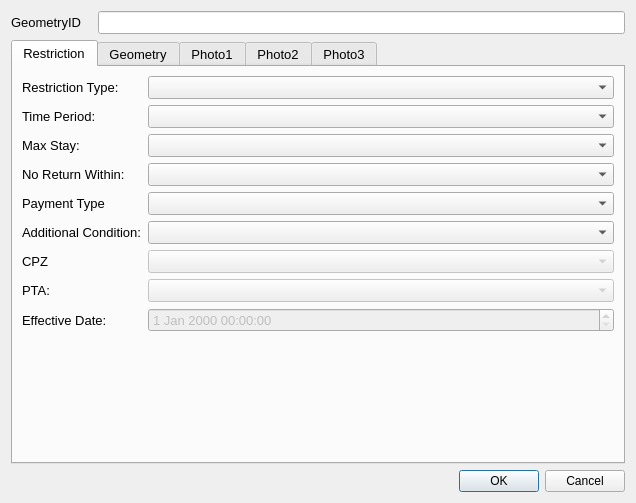
<?xml version="1.0" encoding="UTF-8"?>
<ui version="4.0">
 <class>restrictionDialog</class>
 <widget class="QDialog" name="restrictionDialog">
  <property name="geometry">
   <rect>
    <x>0</x>
    <y>0</y>
    <width>636</width>
    <height>503</height>
   </rect>
  </property>
  <property name="sizePolicy">
   <sizepolicy hsizetype="Fixed" vsizetype="Fixed">
    <horstretch>0</horstretch>
    <verstretch>0</verstretch>
   </sizepolicy>
  </property>
  <property name="minimumSize">
   <size>
    <width>0</width>
    <height>0</height>
   </size>
  </property>
  <property name="maximumSize">
   <size>
    <width>750</width>
    <height>550</height>
   </size>
  </property>
  <property name="font">
   <font>
    <family>Arial</family>
   </font>
  </property>
  <property name="windowTitle">
   <string>Dialog</string>
  </property>
  <property name="sizeGripEnabled">
   <bool>false</bool>
  </property>
  <layout class="QGridLayout" name="gridLayout_8">
   <item row="0" column="0">
    <layout class="QGridLayout" name="gridLayout">
     <item row="0" column="0">
      <widget class="QLabel" name="label">
       <property name="minimumSize">
        <size>
         <width>81</width>
         <height>16</height>
        </size>
       </property>
       <property name="font">
        <font>
         <pointsize>10</pointsize>
        </font>
       </property>
       <property name="text">
        <string>GeometryID</string>
       </property>
      </widget>
     </item>
     <item row="0" column="1">
      <widget class="QLineEdit" name="GeometryID">
       <property name="font">
        <font>
         <pointsize>10</pointsize>
        </font>
       </property>
       <property name="inputMask">
        <string/>
       </property>
       <property name="readOnly">
        <bool>true</bool>
       </property>
       <property name="placeholderText">
        <string/>
       </property>
      </widget>
     </item>
    </layout>
   </item>
   <item row="1" column="0">
    <layout class="QGridLayout" name="gridLayout_3">
     <item row="0" column="0">
      <widget class="QTabWidget" name="tabWidget">
       <property name="minimumSize">
        <size>
         <width>0</width>
         <height>0</height>
        </size>
       </property>
       <property name="font">
        <font>
         <pointsize>10</pointsize>
        </font>
       </property>
       <property name="cursor">
        <cursorShape>IBeamCursor</cursorShape>
       </property>
       <property name="mouseTracking">
        <bool>true</bool>
       </property>
       <property name="acceptDrops">
        <bool>true</bool>
       </property>
       <property name="currentIndex">
        <number>0</number>
       </property>
       <widget class="QWidget" name="restrictionTab">
        <property name="focusPolicy">
         <enum>Qt::NoFocus</enum>
        </property>
        <attribute name="title">
         <string>Restriction</string>
        </attribute>
        <layout class="QFormLayout" name="formLayout">
         <item row="0" column="0">
          <widget class="QLabel" name="lbl_RestrictionType">
           <property name="minimumSize">
            <size>
             <width>90</width>
             <height>16</height>
            </size>
           </property>
           <property name="font">
            <font>
             <pointsize>10</pointsize>
            </font>
           </property>
           <property name="text">
            <string>Restriction Type:</string>
           </property>
          </widget>
         </item>
         <item row="0" column="1">
          <widget class="QComboBox" name="RestrictionTypeID">
           <property name="currentIndex">
            <number>-1</number>
           </property>
          </widget>
         </item>
         <item row="1" column="0">
          <widget class="QLabel" name="lbl_TimePeriod">
           <property name="minimumSize">
            <size>
             <width>90</width>
             <height>16</height>
            </size>
           </property>
           <property name="font">
            <font>
             <pointsize>10</pointsize>
            </font>
           </property>
           <property name="text">
            <string>Time Period:</string>
           </property>
          </widget>
         </item>
         <item row="1" column="1">
          <widget class="QComboBox" name="TimePeriodID"/>
         </item>
         <item row="2" column="0">
          <widget class="QLabel" name="lbl_MaxStay">
           <property name="minimumSize">
            <size>
             <width>90</width>
             <height>16</height>
            </size>
           </property>
           <property name="font">
            <font>
             <pointsize>10</pointsize>
            </font>
           </property>
           <property name="text">
            <string>Max Stay:</string>
           </property>
          </widget>
         </item>
         <item row="2" column="1">
          <widget class="QComboBox" name="MaxStayID"/>
         </item>
         <item row="3" column="0">
          <widget class="QLabel" name="lbl_NoReturn">
           <property name="minimumSize">
            <size>
             <width>90</width>
             <height>16</height>
            </size>
           </property>
           <property name="font">
            <font>
             <pointsize>10</pointsize>
            </font>
           </property>
           <property name="text">
            <string>No Return Within:</string>
           </property>
          </widget>
         </item>
         <item row="3" column="1">
          <widget class="QComboBox" name="NoReturnID"/>
         </item>
         <item row="4" column="0">
          <widget class="QLabel" name="lbl_PaymentType">
           <property name="minimumSize">
            <size>
             <width>90</width>
             <height>16</height>
            </size>
           </property>
           <property name="font">
            <font>
             <pointsize>10</pointsize>
            </font>
           </property>
           <property name="text">
            <string>Payment Type</string>
           </property>
          </widget>
         </item>
         <item row="4" column="1">
          <widget class="QComboBox" name="PayTypeID">
           <property name="currentIndex">
            <number>-1</number>
           </property>
          </widget>
         </item>
         <item row="7" column="1">
          <widget class="QComboBox" name="ParkingTariffArea">
           <property name="enabled">
            <bool>false</bool>
           </property>
           <property name="editable">
            <bool>false</bool>
           </property>
          </widget>
         </item>
         <item row="5" column="1">
          <widget class="QComboBox" name="AdditionalConditionID">
           <property name="currentIndex">
            <number>-1</number>
           </property>
          </widget>
         </item>
         <item row="5" column="0">
          <widget class="QLabel" name="lbl_PaymentType_2">
           <property name="minimumSize">
            <size>
             <width>90</width>
             <height>16</height>
            </size>
           </property>
           <property name="font">
            <font>
             <pointsize>10</pointsize>
            </font>
           </property>
           <property name="text">
            <string>Additional Condition:</string>
           </property>
          </widget>
         </item>
         <item row="7" column="0">
          <widget class="QLabel" name="label_7">
           <property name="text">
            <string>PTA:</string>
           </property>
          </widget>
         </item>
         <item row="11" column="0">
          <widget class="QLabel" name="lbl_OpenDate">
           <property name="text">
            <string>Effective Date:</string>
           </property>
          </widget>
         </item>
         <item row="6" column="0">
          <widget class="QLabel" name="lbl_CPZ">
           <property name="text">
            <string>CPZ</string>
           </property>
          </widget>
         </item>
         <item row="6" column="1">
          <widget class="QComboBox" name="CPZ">
           <property name="enabled">
            <bool>false</bool>
           </property>
          </widget>
         </item>
         <item row="11" column="1">
          <widget class="QgsDateTimeEdit" name="OpenDate">
           <property name="enabled">
            <bool>false</bool>
           </property>
          </widget>
         </item>
        </layout>
       </widget>
       <widget class="QWidget" name="geometryTab">
        <attribute name="title">
         <string>Geometry</string>
        </attribute>
        <layout class="QGridLayout" name="gridLayout_2">
         <item row="0" column="0">
          <widget class="QLabel" name="label_5">
           <property name="font">
            <font>
             <pointsize>10</pointsize>
            </font>
           </property>
           <property name="text">
            <string>Length (m):</string>
           </property>
          </widget>
         </item>
         <item row="5" column="1">
          <widget class="QLineEdit" name="NrBays">
           <property name="text">
            <string/>
           </property>
          </widget>
         </item>
         <item row="6" column="0">
          <widget class="QLabel" name="label_4">
           <property name="text">
            <string>Last Update Date:</string>
           </property>
          </widget>
         </item>
         <item row="6" column="1" colspan="3">
          <widget class="QDateTimeEdit" name="LastUpdateDateTime">
           <property name="readOnly">
            <bool>true</bool>
           </property>
          </widget>
         </item>
         <item row="7" column="0">
          <widget class="QLabel" name="label_6">
           <property name="text">
            <string>Last Changed By:</string>
           </property>
          </widget>
         </item>
         <item row="7" column="1" colspan="2">
          <widget class="QLineEdit" name="LastUpdatePerson">
           <property name="readOnly">
            <bool>true</bool>
           </property>
          </widget>
         </item>
         <item row="0" column="1" colspan="3">
          <widget class="QLineEdit" name="RestrictionLength">
           <property name="font">
            <font>
             <pointsize>10</pointsize>
            </font>
           </property>
           <property name="readOnly">
            <bool>true</bool>
           </property>
          </widget>
         </item>
         <item row="1" column="0">
          <widget class="QLabel" name="lbl_RoadName">
           <property name="minimumSize">
            <size>
             <width>90</width>
             <height>16</height>
            </size>
           </property>
           <property name="font">
            <font>
             <pointsize>10</pointsize>
            </font>
           </property>
           <property name="text">
            <string>Road Name:</string>
           </property>
          </widget>
         </item>
         <item row="1" column="1" colspan="4">
          <widget class="QLineEdit" name="RoadName"/>
         </item>
         <item row="2" column="0">
          <widget class="QLabel" name="lbl_USRN">
           <property name="minimumSize">
            <size>
             <width>90</width>
             <height>16</height>
            </size>
           </property>
           <property name="font">
            <font>
             <pointsize>10</pointsize>
            </font>
           </property>
           <property name="text">
            <string>USRN:</string>
           </property>
          </widget>
         </item>
         <item row="2" column="1" colspan="4">
          <widget class="QLineEdit" name="USRN"/>
         </item>
         <item row="3" column="0">
          <widget class="QLabel" name="lbl_GeometryType">
           <property name="minimumSize">
            <size>
             <width>90</width>
             <height>16</height>
            </size>
           </property>
           <property name="font">
            <font>
             <pointsize>10</pointsize>
            </font>
           </property>
           <property name="text">
            <string>Geometry Type</string>
           </property>
          </widget>
         </item>
         <item row="3" column="1" colspan="4">
          <widget class="QComboBox" name="GeomShapeID">
           <property name="editable">
            <bool>false</bool>
           </property>
           <property name="currentIndex">
            <number>-1</number>
           </property>
          </widget>
         </item>
         <item row="4" column="0">
          <widget class="QLabel" name="lbl_Orientation">
           <property name="minimumSize">
            <size>
             <width>90</width>
             <height>16</height>
            </size>
           </property>
           <property name="font">
            <font>
             <pointsize>10</pointsize>
            </font>
           </property>
           <property name="text">
            <string>Orientation:</string>
           </property>
          </widget>
         </item>
         <item row="4" column="1">
          <widget class="QLineEdit" name="BayOrientation"/>
         </item>
         <item row="4" column="2">
          <widget class="QToolButton" name="toolButton">
           <property name="text">
            <string>...</string>
           </property>
          </widget>
         </item>
         <item row="4" column="3">
          <widget class="QLabel" name="lbl_AzToRoadCL">
           <property name="minimumSize">
            <size>
             <width>90</width>
             <height>16</height>
            </size>
           </property>
           <property name="font">
            <font>
             <pointsize>10</pointsize>
            </font>
           </property>
           <property name="text">
            <string>Direction to Road Centreline:</string>
           </property>
           <property name="wordWrap">
            <bool>true</bool>
           </property>
          </widget>
         </item>
         <item row="4" column="4">
          <widget class="QLineEdit" name="AzimuthToRoadCentreLine">
           <property name="text">
            <string/>
           </property>
          </widget>
         </item>
         <item row="4" column="5">
          <widget class="QToolButton" name="toolButton_2">
           <property name="text">
            <string>...</string>
           </property>
          </widget>
         </item>
         <item row="5" column="0">
          <widget class="QLabel" name="lbl_NrBays">
           <property name="minimumSize">
            <size>
             <width>90</width>
             <height>16</height>
            </size>
           </property>
           <property name="font">
            <font>
             <pointsize>10</pointsize>
            </font>
           </property>
           <property name="text">
            <string>Number of Bays:</string>
           </property>
          </widget>
         </item>
         <item row="9" column="0">
          <widget class="QLabel" name="lbl_RoadName_2">
           <property name="minimumSize">
            <size>
             <width>90</width>
             <height>16</height>
            </size>
           </property>
           <property name="font">
            <font>
             <pointsize>10</pointsize>
            </font>
           </property>
           <property name="text">
            <string>RestrictionID</string>
           </property>
          </widget>
         </item>
         <item row="9" column="1" colspan="2">
          <widget class="QLineEdit" name="RestrictionID"/>
         </item>
        </layout>
       </widget>
       <widget class="QWidget" name="Photo1">
        <attribute name="title">
         <string>Photo1</string>
        </attribute>
        <layout class="QGridLayout" name="gridLayout_5">
         <item row="0" column="0">
          <widget class="QLabel" name="Photo_Widget_01">
           <property name="sizePolicy">
            <sizepolicy hsizetype="Fixed" vsizetype="Fixed">
             <horstretch>0</horstretch>
             <verstretch>0</verstretch>
            </sizepolicy>
           </property>
           <property name="maximumSize">
            <size>
             <width>640</width>
             <height>480</height>
            </size>
           </property>
           <property name="autoFillBackground">
            <bool>true</bool>
           </property>
           <property name="text">
            <string>Photo not found</string>
           </property>
          </widget>
         </item>
        </layout>
       </widget>
       <widget class="QWidget" name="Photo2">
        <attribute name="title">
         <string>Photo2</string>
        </attribute>
        <layout class="QGridLayout" name="gridLayout_6">
         <item row="0" column="0">
          <widget class="QLabel" name="Photo_Widget_02">
           <property name="sizePolicy">
            <sizepolicy hsizetype="Fixed" vsizetype="Fixed">
             <horstretch>0</horstretch>
             <verstretch>0</verstretch>
            </sizepolicy>
           </property>
           <property name="maximumSize">
            <size>
             <width>640</width>
             <height>480</height>
            </size>
           </property>
           <property name="font">
            <font>
             <family>Sans Serif</family>
            </font>
           </property>
           <property name="autoFillBackground">
            <bool>true</bool>
           </property>
           <property name="text">
            <string>Photo not found</string>
           </property>
          </widget>
         </item>
        </layout>
       </widget>
       <widget class="QWidget" name="Photo3">
        <attribute name="title">
         <string>Photo3</string>
        </attribute>
        <widget class="QLabel" name="label_2">
         <property name="geometry">
          <rect>
           <x>20</x>
           <y>5</y>
           <width>581</width>
           <height>381</height>
          </rect>
         </property>
         <property name="sizePolicy">
          <sizepolicy hsizetype="Fixed" vsizetype="Fixed">
           <horstretch>0</horstretch>
           <verstretch>0</verstretch>
          </sizepolicy>
         </property>
         <property name="maximumSize">
          <size>
           <width>640</width>
           <height>480</height>
          </size>
         </property>
         <property name="text">
          <string>Photo not found</string>
         </property>
        </widget>
       </widget>
      </widget>
     </item>
     <item row="1" column="0">
      <widget class="QDialogButtonBox" name="button_box">
       <property name="standardButtons">
        <set>QDialogButtonBox::Cancel|QDialogButtonBox::Ok</set>
       </property>
      </widget>
     </item>
    </layout>
   </item>
  </layout>
 </widget>
 <customwidgets>
  <customwidget>
   <class>QgsDateTimeEdit</class>
   <extends>QDateTimeEdit</extends>
   <header>qgsdatetimeedit.h</header>
  </customwidget>
 </customwidgets>
 <resources/>
 <connections>
  <connection>
   <sender>button_box</sender>
   <signal>accepted()</signal>
   <receiver>restrictionDialog</receiver>
   <slot>accept()</slot>
   <hints>
    <hint type="sourcelabel">
     <x>317</x>
     <y>481</y>
    </hint>
    <hint type="destinationlabel">
     <x>317</x>
     <y>251</y>
    </hint>
   </hints>
  </connection>
  <connection>
   <sender>button_box</sender>
   <signal>rejected()</signal>
   <receiver>restrictionDialog</receiver>
   <slot>reject()</slot>
   <hints>
    <hint type="sourcelabel">
     <x>317</x>
     <y>481</y>
    </hint>
    <hint type="destinationlabel">
     <x>317</x>
     <y>251</y>
    </hint>
   </hints>
  </connection>
 </connections>
</ui>
